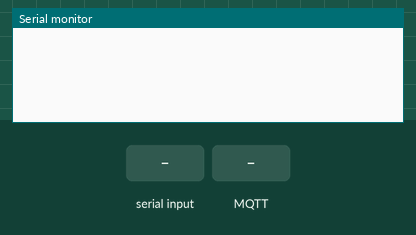
Recording of a sketch running on a simulated ESP8266 (NodeMCU). Shown: the last lines printed to the serial monitor. The inputs (shaded band) are chosen by the test bench. WiFi joins after 1.5 s; servers stay silent unless stated; no MQTT or app messages arrive unless stated.

Above: at 1.2 s.
1.3 s: "INIT|\n" received over Serial
At 2.5 s:
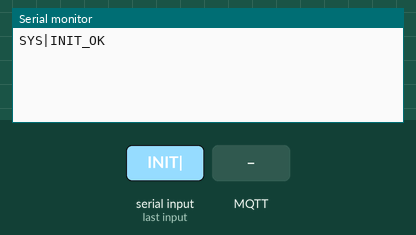
4.3 s: MQTT message "INIT|" arrives on the first subscribed topic
At 4.8 s:
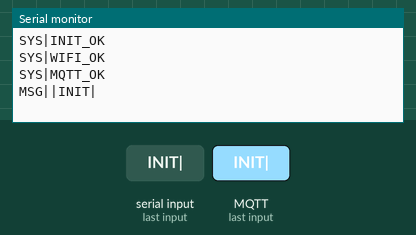
5.8 s: MQTT message "PUB|" arrives on the first subscribed topic
At 7.0 s:
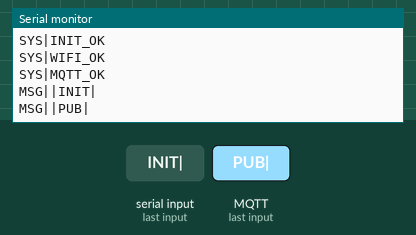
7.3 s: MQTT message "1" arrives on the first subscribed topic
At 8.3 s:
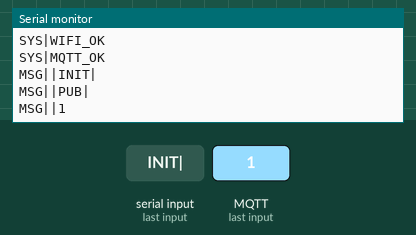
8.8 s: MQTT message "on" arrives on the first subscribed topic
At 9.4 s:
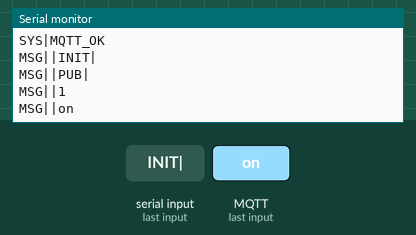
10.3 s: MQTT message "off" arrives on the first subscribed topic
At 11.8 s:
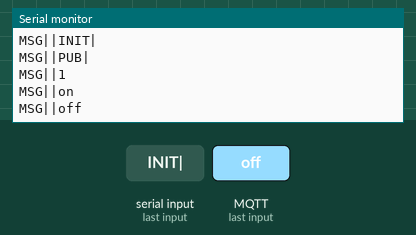

The sketch:

mqtt_bridge.ino
```cpp
#include <ESP8266WiFi.h>
#include <WiFiClientSecure.h>
#include <PubSubClient.h>

WiFiClientSecure espClient;
PubSubClient client(espClient);

// Змінні, які будуть заповнені з UART
String wifi_ssid = "";
String wifi_pass = "";
String mqtt_host = "";
String mqtt_user = "";
String mqtt_pass = "";
String sub_topic = "";

bool isInitialized = false;
unsigned long lastInitReq = 0;

// Зручний парсер рядків по роздільнику (наприклад, по '|')
String getValue(String data, char separator, int index) {
  int found = 0;
  int strIndex[] = {0, -1};
  int maxIndex = data.length() - 1;

  for (int i = 0; i <= maxIndex && found <= index; i++) {
    if (data.charAt(i) == separator || i == maxIndex) {
      found++;
      strIndex[0] = strIndex[1] + 1;
      strIndex[1] = (i == maxIndex) ? i + 1 : i;
    }
  }
  return found > index ? data.substring(strIndex[0], strIndex[1]) : "";
}

// Функція, яка ловить MQTT і кидає в UART
// Оновлена функція, яка ловить MQTT і сплющує JSON у лінію
void callback(char* topic, byte* payload, unsigned int length) {
  Serial.print("MSG|");
  Serial.print(topic);
  Serial.print("|");

  for (int i = 0; i < length; i++) {
    char c = (char)payload[i];
    // Викидаємо переноси рядків, щоб ESP32 отримала один суцільний рядок
    if (c != '\n' && c != '\r') {
      Serial.print(c);
    }
  }
  Serial.println(); // Ставимо ЄДИНИЙ кінець рядка для ESP32
}

void setup() {
  Serial.begin(115200);

  espClient.setInsecure(); // Ігноруємо перевірку сертифіката
  client.setCallback(callback);
}

void loop() {
  // 1. СТАНДАРТНЕ ЧИТАННЯ UART (Працює завжди)
  if (Serial.available()) {
    String data = Serial.readStringUntil('\n');
    data.trim(); // Забираємо зайві пробіли чи \r

    // Якщо ми ще не налаштовані і прилетіла команда INIT
    if (!isInitialized && data.startsWith("INIT|")) {
      wifi_ssid   = getValue(data, '|', 1);
      wifi_pass   = getValue(data, '|', 2);
      mqtt_host   = getValue(data, '|', 3);
      mqtt_user   = getValue(data, '|', 4);
      mqtt_pass   = getValue(data, '|', 5);
      sub_topic   = getValue(data, '|', 6);

      client.setServer(mqtt_host.c_str(), 8883);
      isInitialized = true;
      Serial.println("SYS|INIT_OK"); // Сигнал для ESP32, що ми все зрозуміли
    }
    // Якщо ми вже в роботі і прилетіла команда PUB
    else if (isInitialized && data.startsWith("PUB|")) {
      String pub_topic = getValue(data, '|', 1);
      String payload   = data.substring(data.indexOf('|', 4) + 1); // Все, що після другого '|'

      if (client.connected()) {
        client.publish(pub_topic.c_str(), payload.c_str());
      }
    }
  }

  // 2. ЯКЩО НЕМАЄ ДАНИХ — КРИЧИМО В UART
  if (!isInitialized) {
    if (millis() - lastInitReq > 2000) {
      lastInitReq = millis();
      Serial.println("SYS|REQ_INIT");
    }
    return; // Блокуємо виконання WiFi/MQTT, поки не отримаємо конфіг
  }

  // 3. ПІДТРИМАННЯ ЗВ'ЯЗКУ
  if (WiFi.status() != WL_CONNECTED) {
    WiFi.begin(wifi_ssid.c_str(), wifi_pass.c_str());
    while (WiFi.status() != WL_CONNECTED) {
      delay(500); // Тут можна зробити неблокуюче, але для моста піде
    }
    Serial.println("SYS|WIFI_OK");
  }

  if (!client.connected() && WiFi.status() == WL_CONNECTED) {
    if (client.connect("ESP01_Bridge", mqtt_user.c_str(), mqtt_pass.c_str())) {
      client.subscribe(sub_topic.c_str());
      Serial.println("SYS|MQTT_OK");
    } else {
      delay(1000); // Таймаут перед наступною спробою
    }
  }

  if (client.connected()) {
    client.loop();
  }
}
```

Measured:
- after the input at 1.3 s, the serial monitor: prints a new line at once (image 1)
- after the input at 4.3 s, the serial monitor: prints a new line at once (image 2)
- after the input at 5.8 s, the serial monitor: prints a new line at once (image 3)
- after the input at 7.3 s, the serial monitor: prints a new line at once (image 4)
- after the input at 8.8 s, the serial monitor: prints a new line at once (image 5)
- after the input at 10.3 s, the serial monitor: prints a new line at once (image 6)
